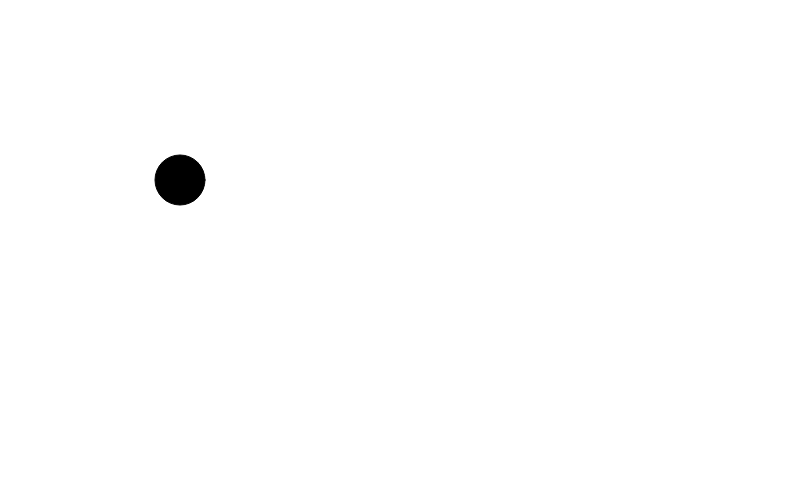
Frame 1 (no input)
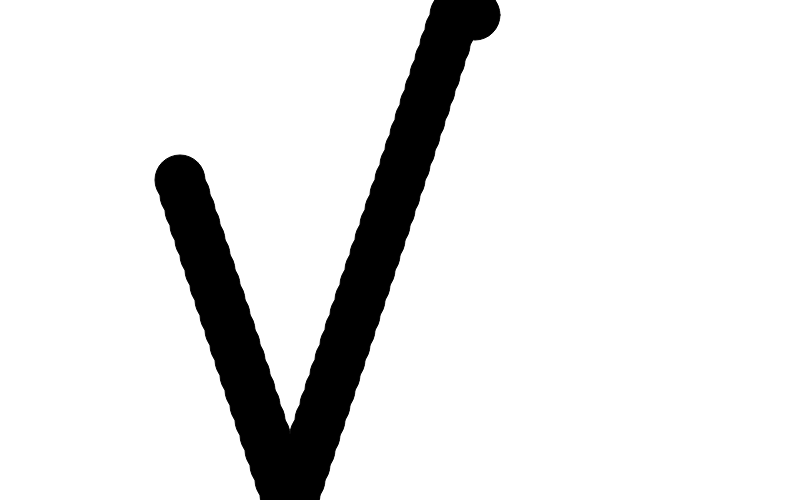
Frame 60 (no input)
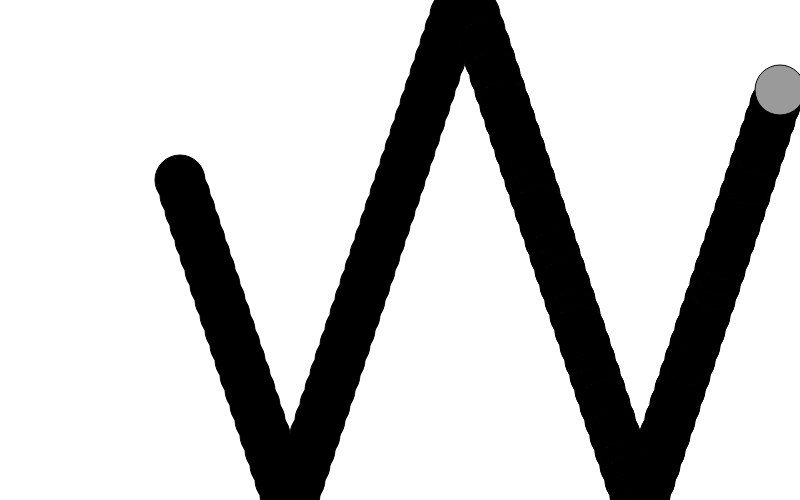
Frame 120 (the mouse pressed at the canvas centre since frame 60)

The p5.js sketch that drew these frames (run headless with seeded random() and noise() and a simulated clock; from frame 60 on, the mouse is pressed at the canvas centre):

// p5.js sketch
// ── sketch.js
var x = 180;
var y = 180;
var xspeed = 5;
var yspeed = 15;

var hello = 0;
var value = 255;

function setup() {
  createCanvas(800,500);

}

function draw() {

	//distance from center of the screen
	var d = dist(800/2, 500/2, mouseX, mouseY);

  	fill (hello);
  	ellipse (x, y, 50,50);

  	//bouncing horizontally
 	 x = x + xspeed;
  	
  	 if (x > 800 || x < 10)  {
     	xspeed = -xspeed;
  	}

  	//bouncing veritcally
  	y = y + yspeed;

  	if (y > 500 || y < 0) {
	 	  yspeed = -yspeed;
  	}

if (mouseIsPressed) {
  fill(random(value,0,60));
  ellipse(x,y,50,50);
}
}
